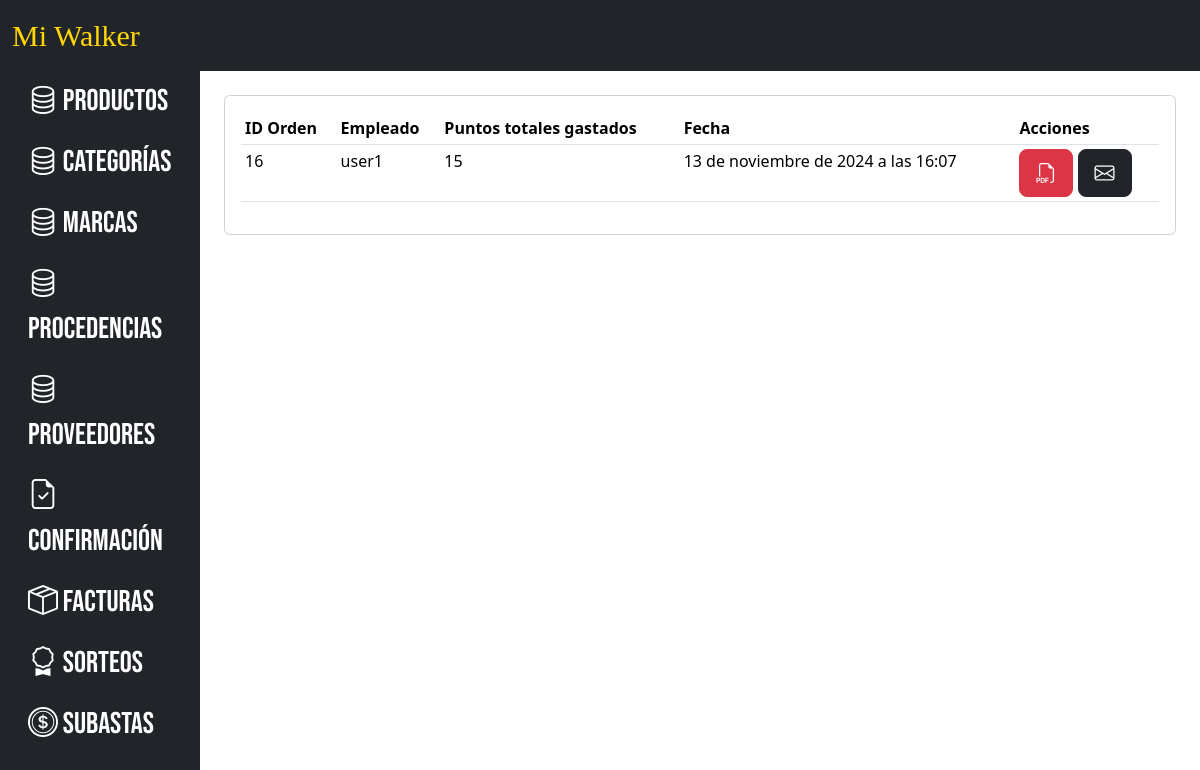
Screenshot of /orden_pedido/facturas/ (signed in) with the database file from the repository.
### orden_pedido/models.py (models this page shows, shortened)
class OrdenPedido(models.Model):
    empleado = models.ForeignKey(User, on_delete=models.CASCADE, related_name="ordenes_pedido")
    razon_social = models.ForeignKey(Empleado, on_delete=models.CASCADE, related_name="razon_social")
    estado = models.CharField(max_length=20, default='Pendiente')  # 'pendiente', 'aprobada', 'rechazada'
    fecha_creacion = models.DateTimeField(auto_now_add=True)
    total_puntos = models.IntegerField()

### orden_pedido/views.py (the view)
# urls.py: path('facturas/', views.lista_facturas, name='facturas'),
def lista_facturas(request):
    ordenes_pendientes = OrdenPedido.objects.filter(estado="Aprobada").order_by(
        "-fecha_creacion"
    )
    return render(request, "components/facturas.html", {"ordenes": ordenes_pendientes})

### templates/components/facturas.html (shortened to what this page needs)
{% extends 'layouts/base_admin.html' %}
{% block content %}
<div class="card">
    <div class="card-body">
        <table class="table table-sm">
            <thead>
                <tr>
                    <th>ID Orden</th>
                    <th>Empleado</th>
                    <th>Puntos totales gastados</th>
                    <th>Fecha</th>
                    <th>Acciones</th>
                </tr>
            </thead>
            <tbody>
                {% for orden in ordenes %}
                <tr>
                    <td>{{ orden.id }}</td>
                    <td>{{ orden.empleado.username }}</td>
                    <td>{{ orden.total_puntos }}</td>
                    <td>{{ orden.fecha_creacion }}</td>
                    <td>
                        <a href="{% url 'generar_factura_pdf' orden.id %}" class="btn btn-danger btn-lg">
                            <i class="bi bi-filetype-pdf"></i>
                        </a>
                        <form action="{% url 'enviar_factura_email' orden.id %}" method="post" style="display:inline;">
                            <button type="submit" class="btn btn-dark btn-lg">
                                <i class="bi bi-envelope"></i>
                            </button>
                        </form>
                    </td>
                </tr>
                {% endfor %}
            </tbody>
        </table>
    </div>
</div>
{% endblock %}

### rows the page displays
OrdenPedido: id "16", empleado.username "user1", total_puntos "15", fecha_creacion "13 de noviembre de 2024 a las 16:07"
